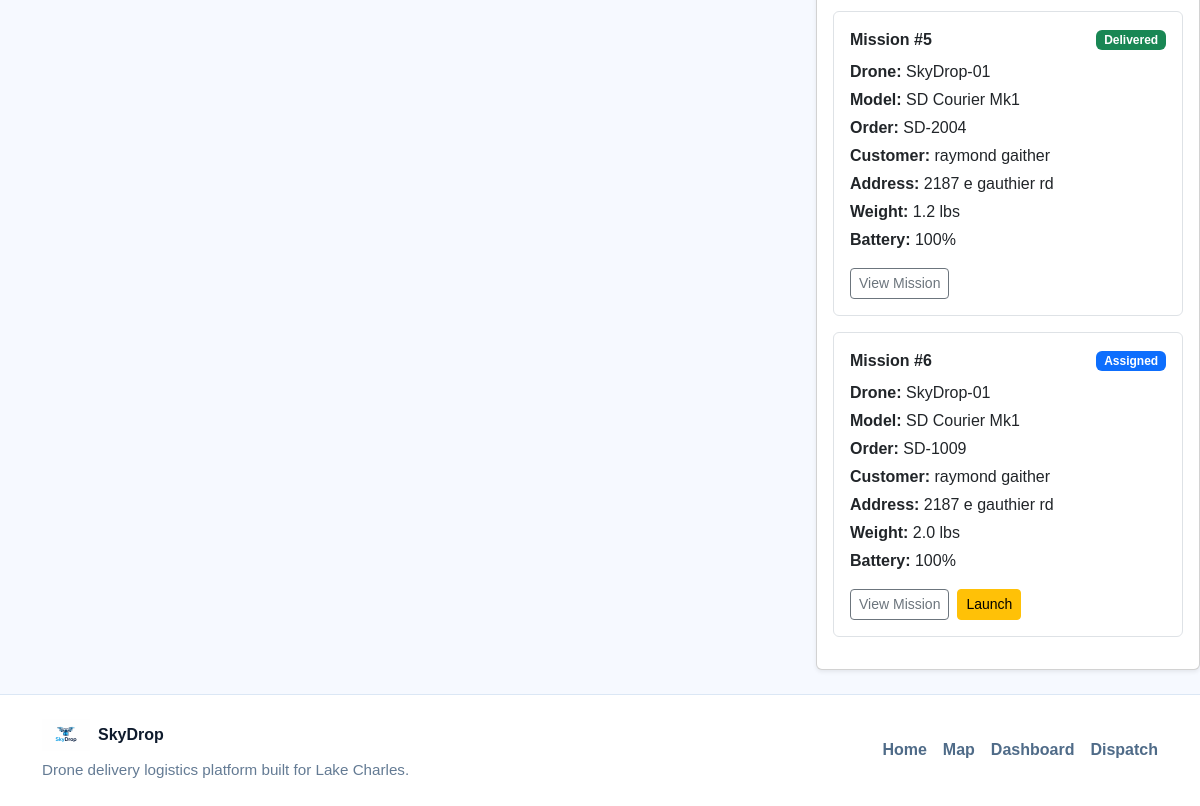
Before: /map/ (signed in, lower part) with the older database file.
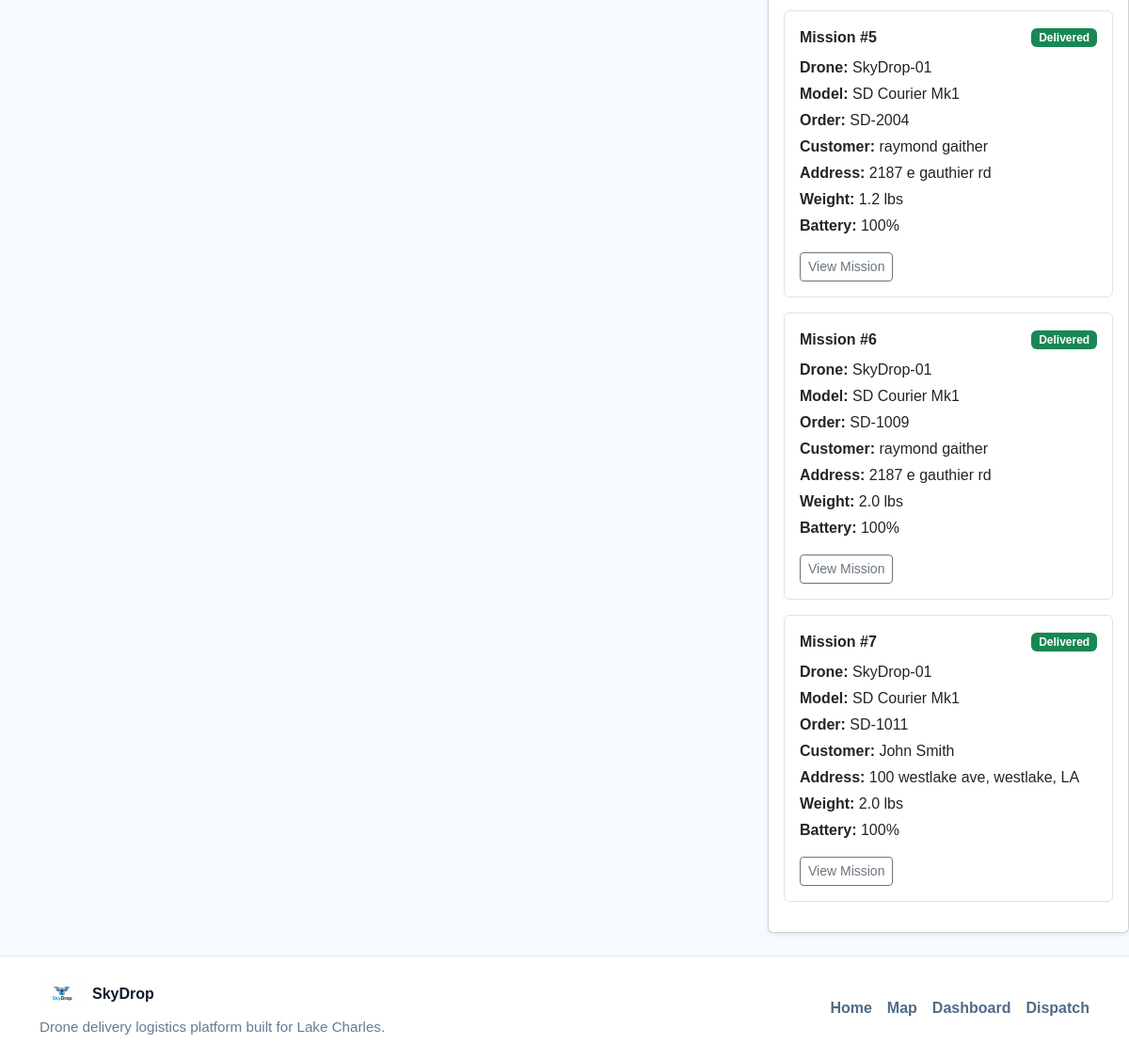
After: the same page with the newer database file.
### app/models/mission.py (models this page shows, shortened)
class Mission(db.Model):
    __tablename__ = "missions"
    id = db.Column(db.Integer, primary_key=True)
    delivery_id = db.Column(db.Integer, db.ForeignKey("deliveries.id"), nullable=False, unique=True)
    drone_id = db.Column(db.Integer, db.ForeignKey("drones.id"), nullable=False)
    status = db.Column(db.String(50), default="assigned", nullable=False, index=True)
    assigned_at = db.Column(db.DateTime, default=datetime.utcnow, nullable=False)
    takeoff_time = db.Column(db.DateTime, nullable=True)
    delivered_time = db.Column(db.DateTime, nullable=True)
    return_time = db.Column(db.DateTime, nullable=True)
    dispatch_score = db.Column(db.Float, nullable=True)
    dispatch_notes = db.Column(db.String(255), nullable=True)
    delivery = db.relationship("Delivery", back_populates="mission")
    drone = db.relationship("Drone", back_populates="missions")

### app/models/drone.py (models this page shows, shortened)
class Drone(db.Model):
    __tablename__ = "drones"
    id = db.Column(db.Integer, primary_key=True)
    name = db.Column(db.String(100), unique=True, nullable=False, index=True)
    model = db.Column(db.String(100), nullable=False)
    status = db.Column(db.String(50), default="idle", nullable=False, index=True)
    battery_level = db.Column(db.Integer, default=100, nullable=False)
    payload_capacity = db.Column(db.Float, nullable=False)
    current_lat = db.Column(db.Float, nullable=True)
    current_lng = db.Column(db.Float, nullable=True)
    home_lat = db.Column(db.Float, nullable=True)
    home_lng = db.Column(db.Float, nullable=True)
    is_active = db.Column(db.Boolean, default=True, nullable=False)
    last_seen = db.Column(db.DateTime, default=datetime.utcnow, nullable=False)
    missions = db.relationship("Mission", back_populates="drone", lazy=True)

### app/models/delivery.py (models this page shows, shortened)
class Delivery(db.Model):
    __tablename__ = "deliveries"
    id = db.Column(db.Integer, primary_key=True)
    order_number = db.Column(db.String(50), unique=True, nullable=False, index=True)
    customer_name = db.Column(db.String(100), nullable=False)
    customer_address = db.Column(db.String(200), nullable=False)
    customer_phone = db.Column(db.String(30), nullable=False)
    package_weight = db.Column(db.Float, nullable=False)
    status = db.Column(db.String(50), default="pending", nullable=False, index=True)
    pickup_address = db.Column(db.String(200), nullable=True)
    pickup_lat = db.Column(db.Float, nullable=True)
    pickup_lng = db.Column(db.Float, nullable=True)
    destination_lat = db.Column(db.Float, nullable=True)
    destination_lng = db.Column(db.Float, nullable=True)
    priority = db.Column(db.String(20), default="standard", nullable=False)
    notes = db.Column(db.Text, nullable=True)
    created_at = db.Column(db.DateTime, default=datetime.utcnow, nullable=False)
    created_by_id = db.Column(db.Integer, db.ForeignKey("users.id"), nullable=False)
    mission = db.relationship(
        "Mission",
        back_populates="delivery",
        uselist=False,
        cascade="all, delete-orphan"
    )

### app/map/routes.py (the view)
@map_bp.route("/")
@login_required
def operations_map():
    drones = Drone.query.all()
    deliveries = Delivery.query.all()
    missions = Mission.query.all()
    hub = {
        "name": "SkyDrop Hub - Lake Charles",
        "lat": 30.2266,
        "lng": -93.2174,
    }
    return render_template(
        "map/map.html",
        hub=hub,
        drones=drones,
        deliveries=deliveries,
        missions=missions,
    )

### app/models/user.py (called while the page is built)
    @property
    def is_admin(self):
        return self.role == "admin"

    @property
    def is_staff(self):
        return self.role in ["admin", "business_staff"]

### app/templates/map/map.html (shortened to what this page needs)
{% extends "base.html" %}
{% block content %}
<link
    rel="stylesheet"
    href="https://unpkg.com/leaflet@1.9.4/dist/leaflet.css"
/>
<div class="row">
    <div class="col-lg-8 mb-4">
    </div>
    <div class="col-lg-4 mb-4">
        <div class="card shadow-sm h-100">
            <div class="card-body">
                {% if missions %}
                    {% for mission in missions %}
                        <div class="border rounded p-3 mb-3">
                            <div class="d-flex justify-content-between align-items-center mb-2">
                                <strong>Mission #{{ mission.id }}</strong>
                                <span class="badge
                                    {% if mission.status == 'assigned' %}bg-primary
                                    {% elif mission.status == 'in_flight' %}bg-warning text-dark
                                    {% elif mission.status == 'delivered' %}bg-success
                                    {% else %}bg-secondary
                                    {% endif %}">
                                    {{ mission.status.replace('_', ' ').title() }}
                                </span>
                            </div>
                            <p class="mb-1"><strong>Drone:</strong> {{ mission.drone.name }}</p>
                            <p class="mb-1"><strong>Model:</strong> {{ mission.drone.model }}</p>
                            <p class="mb-1"><strong>Order:</strong> {{ mission.delivery.order_number }}</p>
                            <p class="mb-1"><strong>Customer:</strong> {{ mission.delivery.customer_name }}</p>
                            <p class="mb-1"><strong>Address:</strong> {{ mission.delivery.customer_address }}</p>
                            <p class="mb-1"><strong>Weight:</strong> {{ mission.delivery.package_weight }} lbs</p>
                            <p class="mb-0"><strong>Battery:</strong> {{ mission.drone.battery_level }}%</p>
                            <div class="mt-3 d-flex gap-2 flex-wrap">
                                <a href="{{ url_for('dispatch.mission_detail', mission_id=mission.id) }}"
                                   class="btn btn-sm btn-outline-secondary">
                                    View Mission
                                </a>
                                {% if mission.status == "assigned" %}
                                    <a href="{{ url_for('dispatch.launch_mission', mission_id=mission.id) }}"
                                       class="btn btn-sm btn-warning">
                                        Launch
                                    </a>
                                {% endif %}
                            </div>
                        </div>
                    {% endfor %}
                {% else %}
                    <p class="text-muted mb-0">No missions yet.</p>
                {% endif %}
            </div>
        </div>
    </div>
</div>
{% endblock %}

Changed rows visible on the page:
changed Mission "SD-1009": status.replace "Assigned" → "Delivered"; no longer shows "Launch"
added Mission: id "7", status.replace "Delivered", drone.name "SkyDrop-01", drone.model "SD Courier Mk1", delivery.order_number "SD-1011", delivery.customer_name "John Smith", delivery.customer_address "100 westlake ave, westlake, LA", delivery.package_weight "2.0", drone.battery_level "100"
